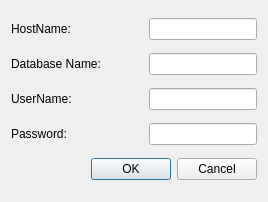
<?xml version="1.0" encoding="UTF-8"?>
<ui version="4.0">
 <class>DBInfoDialog</class>
 <widget class="QDialog" name="DBInfoDialog">
  <property name="geometry">
   <rect>
    <x>0</x>
    <y>0</y>
    <width>268</width>
    <height>202</height>
   </rect>
  </property>
  <property name="windowTitle">
   <string>Dialog</string>
  </property>
  <layout class="QVBoxLayout" name="verticalLayout">
   <item>
    <layout class="QHBoxLayout" name="horizontalLayout">
     <item>
      <widget class="QLabel" name="label">
       <property name="text">
        <string>HostName:</string>
       </property>
      </widget>
     </item>
     <item>
      <spacer name="horizontalSpacer_2">
       <property name="orientation">
        <enum>Qt::Horizontal</enum>
       </property>
       <property name="sizeType">
        <enum>QSizePolicy::MinimumExpanding</enum>
       </property>
       <property name="sizeHint" stdset="0">
        <size>
         <width>20</width>
         <height>20</height>
        </size>
       </property>
      </spacer>
     </item>
     <item>
      <widget class="QLineEdit" name="hostEdit">
       <property name="dragEnabled">
        <bool>true</bool>
       </property>
      </widget>
     </item>
    </layout>
   </item>
   <item>
    <layout class="QHBoxLayout" name="horizontalLayout_2">
     <item>
      <widget class="QLabel" name="label_2">
       <property name="text">
        <string>Database Name:</string>
       </property>
      </widget>
     </item>
     <item>
      <spacer name="horizontalSpacer_3">
       <property name="orientation">
        <enum>Qt::Horizontal</enum>
       </property>
       <property name="sizeHint" stdset="0">
        <size>
         <width>20</width>
         <height>20</height>
        </size>
       </property>
      </spacer>
     </item>
     <item>
      <widget class="QLineEdit" name="dbEdit">
       <property name="dragEnabled">
        <bool>true</bool>
       </property>
      </widget>
     </item>
    </layout>
   </item>
   <item>
    <layout class="QHBoxLayout" name="horizontalLayout_3">
     <item>
      <widget class="QLabel" name="label_3">
       <property name="text">
        <string>UserName:</string>
       </property>
      </widget>
     </item>
     <item>
      <spacer name="horizontalSpacer_5">
       <property name="orientation">
        <enum>Qt::Horizontal</enum>
       </property>
       <property name="sizeHint" stdset="0">
        <size>
         <width>20</width>
         <height>20</height>
        </size>
       </property>
      </spacer>
     </item>
     <item>
      <widget class="QLineEdit" name="userEdit">
       <property name="dragEnabled">
        <bool>true</bool>
       </property>
      </widget>
     </item>
    </layout>
   </item>
   <item>
    <layout class="QHBoxLayout" name="horizontalLayout_4">
     <item>
      <widget class="QLabel" name="label_4">
       <property name="text">
        <string>Password:</string>
       </property>
      </widget>
     </item>
     <item>
      <spacer name="horizontalSpacer_6">
       <property name="orientation">
        <enum>Qt::Horizontal</enum>
       </property>
       <property name="sizeHint" stdset="0">
        <size>
         <width>20</width>
         <height>20</height>
        </size>
       </property>
      </spacer>
     </item>
     <item>
      <widget class="QLineEdit" name="pwdEdit">
       <property name="echoMode">
        <enum>QLineEdit::Password</enum>
       </property>
       <property name="dragEnabled">
        <bool>true</bool>
       </property>
      </widget>
     </item>
    </layout>
   </item>
   <item>
    <widget class="QDialogButtonBox" name="buttonBox">
     <property name="orientation">
      <enum>Qt::Horizontal</enum>
     </property>
     <property name="standardButtons">
      <set>QDialogButtonBox::Cancel|QDialogButtonBox::Ok</set>
     </property>
    </widget>
   </item>
  </layout>
 </widget>
 <resources/>
 <connections>
  <connection>
   <sender>buttonBox</sender>
   <signal>accepted()</signal>
   <receiver>DBInfoDialog</receiver>
   <slot>accept()</slot>
   <hints>
    <hint type="sourcelabel">
     <x>248</x>
     <y>254</y>
    </hint>
    <hint type="destinationlabel">
     <x>157</x>
     <y>274</y>
    </hint>
   </hints>
  </connection>
  <connection>
   <sender>buttonBox</sender>
   <signal>rejected()</signal>
   <receiver>DBInfoDialog</receiver>
   <slot>reject()</slot>
   <hints>
    <hint type="sourcelabel">
     <x>316</x>
     <y>260</y>
    </hint>
    <hint type="destinationlabel">
     <x>286</x>
     <y>274</y>
    </hint>
   </hints>
  </connection>
 </connections>
</ui>
